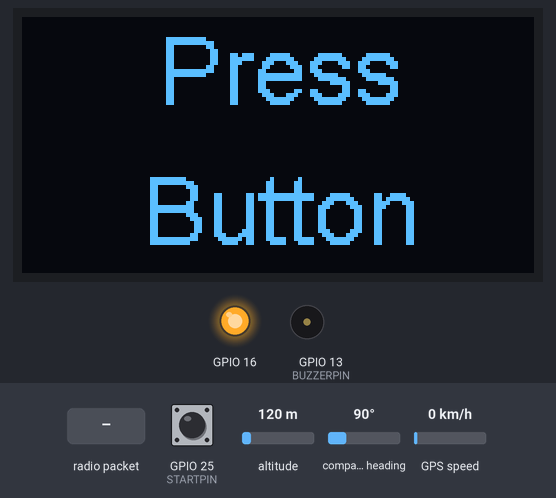
Simulated run of this sketch. Board: ESP32. On the bench: 128×64 one-colour display, output pins drawn as LEDs (lit = HIGH), buzzer (waves = sounding, pin HIGH). The inputs (shaded band) are chosen by the test bench; at power-on: GPIO 25 (STARTPIN) HIGH, altitude 120 m, compass heading 90°, GPS speed 0 km/h. The GPS gets a fix after 3 s at 37.7749, -122.4194 with 8 satellites; no radio packets arrive unless stated; what the sketch prints to the serial monitor is not drawn.

Above: at 1.2 s.
1.3 s: GPIO 25 (STARTPIN) pulled LOW for 0.15 s
At 2.5 s:
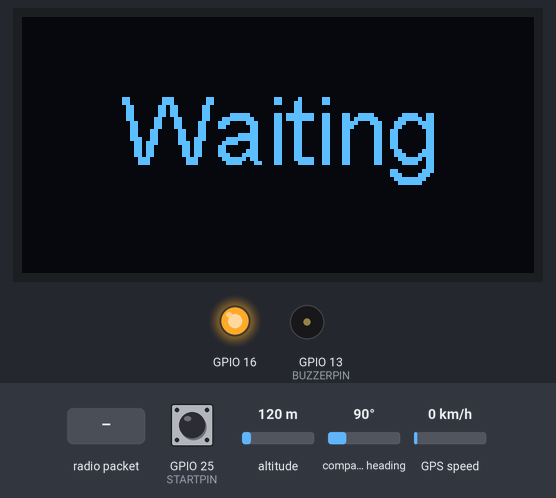
4.4 s: radio packet "1" arrives
At 5.36 s:
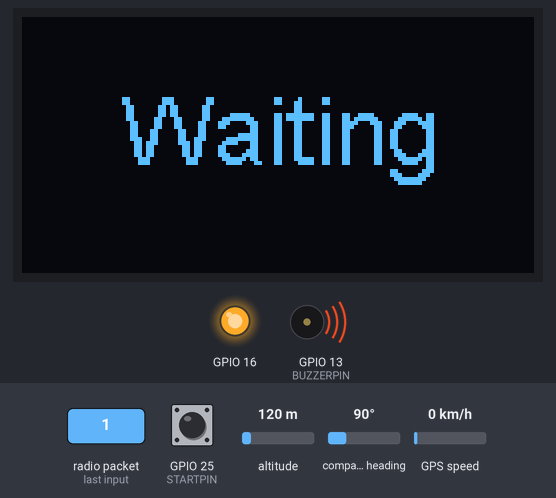
Timing chart, 0 to 7.4 s (numbered marks = the images above; inputs shaded):
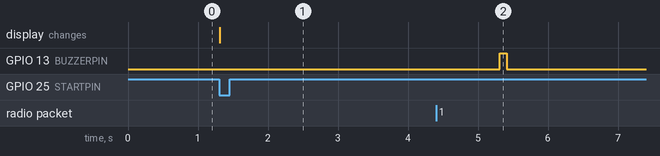

The sketch:

AntennaTesterSenderV1.ino
```cpp
// Sender script

//supprimmer le contenu lier au display et GPS

#include "SSD1306.h" // alias for `#include "SSD1306Wire.h"'
#include <TinyGPS++.h>
#include <LoRa.h>
#include <ArduinoJson.h>

static const uint32_t GPSBaud = 9600;

// WIFI_LoRa_32 ports
// GPIO5  -- SX1278's SCK
// GPIO19 -- SX1278's MISO
// GPIO27 -- SX1278's MOSI
// GPIO18 -- SX1278's CS
// GPIO14 -- SX1278's RESET
// GPIO26 -- SX1278's IRQ(Interrupt Request)

//GPIO16 OLED RESET


#define SS      18
#define RST     14
#define DI0     26

#define STARTPIN 25
#define BUZZERPIN 13
#define ZEROPIN 2


#define spreadingFactor 9
#define SignalBandwidth 125E3
#define preambleLength 8
#define codingRateDenominator 8

#define FREQUENCY 868.9E6

#define TIMEOUT 2000
#define DELAY_MS 400

// The TinyGPS++ object
TinyGPSPlus gps;
int rssi;
int performance;
int power = 7;
float average;
float zero = 0;

// SSD1306  display(0x3c, 21, 22); // TTGOV2
SSD1306  display(0x3c, 4, 15); // TTGo V1

// The serial connection to the GPS device
HardwareSerial GPSserial(1);

struct locStruct
{
  bool isValid;
  bool isUpdated;
  uint32_t age;
  double lat;
  double lng;
  double altitude;
  double hdop;
  int power;
  int rssi;
} sendLoc, recLoc;

struct GPStimeStruct
{
  bool isValid;
  bool isUpdated;
  uint32_t age;
  uint32_t value;
  uint16_t year;
  uint8_t month;
  uint8_t day;
  uint8_t hour;
  uint8_t minute;
  uint8_t second;
  uint8_t centisecond;
} GPStime;


void initDisplay() {
  display.init();
  display.flipScreenVertically();
  display.setFont(ArialMT_Plain_24);
  display.setColor(WHITE);
}

void getPosition() {

  unsigned long GPSentry = millis();
  while (GPSserial.available() > 0)
    if (gps.encode(GPSserial.read()))
      if (millis() > GPSentry + 5000 && gps.charsProcessed() < 10)
      {
        Serial.println(F("No GPS detected: check wiring."));
      }
  if (gps.location.isValid())
  {
    if (gps.location.isValid()) {
      sendLoc.isUpdated = (gps.location.isUpdated());
      sendLoc.lat = gps.location.lat();
      sendLoc.lng = gps.location.lng();
      sendLoc.altitude = gps.altitude.meters();
      sendLoc.hdop = gps.hdop.value();
    }
    if (gps.time.isValid()) {
      GPStime.year = gps.date.year();
      GPStime.month = gps.date.month();
      GPStime.day = gps.date.day();
      GPStime.hour = gps.time.hour();
      GPStime.minute = gps.time.minute();
      GPStime.second = gps.time.second();
      GPStime.centisecond = gps.time.centisecond();
    }
  }
}


bool sendMessage() {
  bool success = false;
  char json[500];
  StaticJsonBuffer<500> jsonBuffer;
  JsonObject& sendMessage = jsonBuffer.createObject();
  sendMessage["freq"] = FREQUENCY;
  sendMessage["sf"] = spreadingFactor;
  sendMessage["power"] = power;
  sendMessage["rLat"] = "";
  sendMessage["rLng"] = "";
  sendMessage["rAlt"] = "";
  sendMessage["rHdop"] = "";
  sendMessage["RSSI"] = "";

  // Send Packet
  String sMessage;
  Serial.println("Send");
  sendMessage.printTo(sMessage);
  LoRa.setTxPower(power);
  LoRa.beginPacket();
  LoRa.print(sMessage);
  LoRa.endPacket();

  // Receive Message
  unsigned long entry = millis();
  Serial.println("wait for receive");
  while (LoRa.parsePacket() == 0 && (millis() < entry + TIMEOUT));
  Serial.println("receive");
  if (millis() < entry + TIMEOUT - 1) {
    // received a packet
    json[0] = '\0';
    while (LoRa.available()) {
      byte hi = strlen(json);
      json[hi] = (char)LoRa.read();
      json[hi + 1] = '\0';
    }
    JsonObject& recMessage = jsonBuffer.parse(json);
    if (recMessage.success()) {
      recLoc.lat = recMessage["rLat"];
      recLoc.lng = recMessage["rLng"];
      recLoc.altitude = recMessage["rAlt"];
      recLoc.hdop = recMessage["rHdop"];
      power = recMessage["power"];
      rssi = recMessage["RSSI"];
      Serial.print("Power: ");
      Serial.print(power);
      Serial.print(" RSSI: ");
      Serial.print(rssi);
      Serial.print(" Performance: ");
      performance = (rssi - power);
      Serial.println(performance);
      Serial.print(" Relative Performance: ");
      Serial.println(performance - zero);

      success = true;
    } else  Serial.println("parseObject() failed");
  } else Serial.println("Timeout");
  return success;
}

double calculateDistance(double senderLat, double senderLng, double receiverLat, double receiverLng) {
  double distanceKm =
    gps.distanceBetween(
      receiverLat,
      receiverLng,
      senderLat,
      senderLng);
  /*
    Serial.println("Coordinates");
    Serial.println(receiverLat);
    Serial.println(receiverLng);
    Serial.println(senderLat);
    Serial.println(senderLng);
    Serial.println();
  */
  return distanceKm;
}

double calculateCourse(double senderLat, double senderLng, double receiverLat, double receiverLng) {
  double courseTo =
    gps.courseTo(
      receiverLat,
      receiverLng,
      senderLat,
      senderLng);
  return courseTo;
}
void initLoRa() {

  SPI.begin(5, 19, 27, 18);
  LoRa.setPins(SS, RST, DI0);
  if (!LoRa.begin(FREQUENCY)) {
    Serial.println("Starting LoRa failed!");
    while (1);
  }
  Serial.print("FREQUENCY ");
  Serial.println(FREQUENCY);
  LoRa.setTxPower(1);
  Serial.print("LoRa Spreading Factor: ");
  Serial.println(spreadingFactor);
  LoRa.setSpreadingFactor(spreadingFactor);
  Serial.print("LoRa Signal Bandwidth: ");
  Serial.println(SignalBandwidth);
  LoRa.setSignalBandwidth(SignalBandwidth);
  Serial.println("LoRa Initial OK!");
}

void buzz(int duration, int number) {
  for (int i = 0; i < number; i++) {
    digitalWrite(BUZZERPIN, 1);
    delay(duration);
    digitalWrite(BUZZERPIN, 0);
  }
}

void setup()
{
  Serial.begin(115200);
  GPSserial.begin(GPSBaud);
  pinMode(16, OUTPUT);
  digitalWrite(16, HIGH);
  initDisplay();
  pinMode(STARTPIN, INPUT_PULLUP);
  pinMode(ZEROPIN, INPUT_PULLUP);
  pinMode(BUZZERPIN, OUTPUT);
  digitalWrite(BUZZERPIN, 0);
  getPosition();
  initLoRa();
  display.clear();
  display.setTextAlignment(TEXT_ALIGN_CENTER);
  display.setFont(ArialMT_Plain_24);
  display.drawString(64, 0, "Press");
  display.drawString(64, 35, "Button");
  display.display();
}

void loop()
{
  Serial.println("Press button");
  while (digitalRead(STARTPIN) > 0) { // Wait for start
  }
  Serial.println("waiting");
  display.clear();
  display.setColor(WHITE);
  display.setTextAlignment(TEXT_ALIGN_CENTER);
  display.setFont(ArialMT_Plain_24);
  display.drawString(64, 15, "Waiting");
  display.display();
  delay(4000);
  buzz(100, 1);
  Serial.println("Start ");
  float sum = 0;
  for (int i = 0; i < 5; i++) {
    while (!sendMessage()) {
      Serial.println("Failure");
      delay(DELAY_MS);
      // buzz(500, 1);
    }
    sum = sum + performance;
    display.clear();
    display.setColor(WHITE);
    display.setTextAlignment(TEXT_ALIGN_LEFT);
    display.setFont(ArialMT_Plain_24);
    display.drawString(0, 0, "RSSI: " + String(rssi));
    display.drawString(0, 35, "IND: " + String(performance - zero));
    display.display();
    delay(DELAY_MS);
  }
  buzz(100, 3);
  average = (sum / 5.0);
  Serial.print("Average RSSI ");
  Serial.println(average);
  double distance = calculateDistance(sendLoc.lat, sendLoc.lng, recLoc.lat, recLoc.lng);
  //    Serial.print("Distance ");
  //    Serial.println(distance);
  double direction =  calculateCourse(sendLoc.lat, sendLoc.lng, recLoc.lat, recLoc.lng);
  //   Serial.print("Direction ");
  //   Serial.println(direction);

  // dtostrf(distance, 7, 2, line1);
  // dtostrf(direction, 7, 0, line2);

  char line3[15];
  dtostrf(average-zero, 7, 1, line3);
  display.clear();
  display.setTextAlignment(TEXT_ALIGN_LEFT);
  display.setFont(ArialMT_Plain_24);
  display.drawString(0, 0, "AVG:" );
  display.drawString(50, 0, line3);
  display.setTextAlignment(TEXT_ALIGN_CENTER);
  display.drawString(64, 35, "Button");
  display.display();

  while ((digitalRead(STARTPIN) == 1) &&  (digitalRead(ZEROPIN) == 1)) {
    // Serial.print(digitalRead(ZEROPIN));
    delay(50);
    if (digitalRead(ZEROPIN) == 0) {
      zero = average;
      Serial.print("Zero ");
      Serial.println(zero);
      display.clear();
      display.setTextAlignment(TEXT_ALIGN_CENTER);
      display.setFont(ArialMT_Plain_24);
      display.drawString(64, 0, "Zero");
      display.drawString(64, 35, "Button");
      display.display();
      if (digitalRead(ZEROPIN) == 0);
    }
  }
}
```

Measured:
- after the input at 1.3 s, the display: changes at once (image 1)
